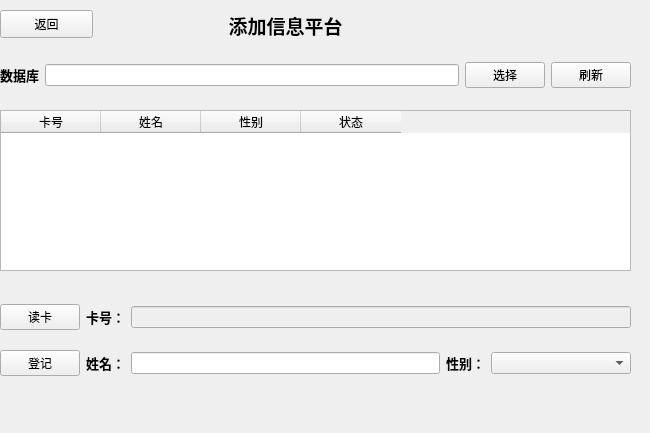
<?xml version="1.0" encoding="UTF-8"?>
<ui version="4.0">
 <class>AddCard</class>
 <widget class="QWidget" name="AddCard">
  <property name="geometry">
   <rect>
    <x>0</x>
    <y>0</y>
    <width>650</width>
    <height>433</height>
   </rect>
  </property>
  <property name="windowTitle">
   <string>Form</string>
  </property>
  <widget class="QLabel" name="lb_deletetitle">
   <property name="geometry">
    <rect>
     <x>210</x>
     <y>10</y>
     <width>151</width>
     <height>31</height>
    </rect>
   </property>
   <property name="text">
    <string>&lt;html&gt;&lt;head/&gt;&lt;body&gt;&lt;p align=&quot;center&quot;&gt;&lt;span style=&quot; font-size:14pt; font-weight:600;&quot;&gt;添加信息平台&lt;/span&gt;&lt;/p&gt;&lt;/body&gt;&lt;/html&gt;</string>
   </property>
  </widget>
  <widget class="QPushButton" name="pbn_back">
   <property name="geometry">
    <rect>
     <x>0</x>
     <y>10</y>
     <width>93</width>
     <height>28</height>
    </rect>
   </property>
   <property name="text">
    <string>返回</string>
   </property>
  </widget>
  <widget class="QWidget" name="layoutWidget">
   <property name="geometry">
    <rect>
     <x>0</x>
     <y>60</y>
     <width>631</width>
     <height>30</height>
    </rect>
   </property>
   <layout class="QHBoxLayout" name="db_select">
    <item>
     <widget class="QLabel" name="lb_db">
      <property name="text">
       <string>&lt;html&gt;&lt;head/&gt;&lt;body&gt;&lt;p align=&quot;right&quot;&gt;&lt;span style=&quot; font-size:10pt; font-weight:600;&quot;&gt;数据库&lt;/span&gt;&lt;/p&gt;&lt;/body&gt;&lt;/html&gt;</string>
      </property>
     </widget>
    </item>
    <item>
     <widget class="QLineEdit" name="ted_dbpath">
      <property name="readOnly">
       <bool>true</bool>
      </property>
     </widget>
    </item>
    <item>
     <widget class="QPushButton" name="btn_dbselect">
      <property name="text">
       <string>选择</string>
      </property>
     </widget>
    </item>
    <item>
     <widget class="QPushButton" name="btn_dbrefresh">
      <property name="text">
       <string>刷新</string>
      </property>
     </widget>
    </item>
   </layout>
  </widget>
  <widget class="QTableWidget" name="db_table">
   <property name="geometry">
    <rect>
     <x>0</x>
     <y>110</y>
     <width>631</width>
     <height>161</height>
    </rect>
   </property>
   <property name="editTriggers">
    <set>QAbstractItemView::NoEditTriggers</set>
   </property>
   <property name="selectionMode">
    <enum>QAbstractItemView::SingleSelection</enum>
   </property>
   <property name="selectionBehavior">
    <enum>QAbstractItemView::SelectRows</enum>
   </property>
   <column>
    <property name="text">
     <string>卡号</string>
    </property>
   </column>
   <column>
    <property name="text">
     <string>姓名</string>
    </property>
   </column>
   <column>
    <property name="text">
     <string>性别</string>
    </property>
   </column>
   <column>
    <property name="text">
     <string>状态</string>
    </property>
   </column>
  </widget>
  <widget class="QWidget" name="layoutWidget">
   <property name="geometry">
    <rect>
     <x>0</x>
     <y>290</y>
     <width>631</width>
     <height>101</height>
    </rect>
   </property>
   <layout class="QGridLayout" name="gridLayout">
    <item row="0" column="0">
     <widget class="QPushButton" name="pbn_start">
      <property name="text">
       <string>读卡</string>
      </property>
     </widget>
    </item>
    <item row="0" column="1">
     <widget class="QLabel" name="lb_cardID">
      <property name="text">
       <string>&lt;html&gt;&lt;head/&gt;&lt;body&gt;&lt;p align=&quot;right&quot;&gt;&lt;span style=&quot; font-size:10pt; font-weight:600;&quot;&gt;  卡号：&lt;/span&gt;&lt;/p&gt;&lt;/body&gt;&lt;/html&gt;</string>
      </property>
     </widget>
    </item>
    <item row="0" column="2" colspan="3">
     <widget class="QLineEdit" name="ted_showNumber">
      <property name="enabled">
       <bool>false</bool>
      </property>
     </widget>
    </item>
    <item row="1" column="0">
     <widget class="QPushButton" name="pbn_addName">
      <property name="text">
       <string>登记</string>
      </property>
     </widget>
    </item>
    <item row="1" column="1">
     <widget class="QLabel" name="lb_cardName">
      <property name="text">
       <string>&lt;html&gt;&lt;head/&gt;&lt;body&gt;&lt;p align=&quot;right&quot;&gt;&lt;span style=&quot; font-size:10pt; font-weight:600;&quot;&gt;     姓名：&lt;/span&gt;&lt;/p&gt;&lt;/body&gt;&lt;/html&gt;</string>
      </property>
     </widget>
    </item>
    <item row="1" column="2">
     <widget class="QLineEdit" name="ted_showName"/>
    </item>
    <item row="1" column="3">
     <widget class="QLabel" name="lb_cardSex">
      <property name="text">
       <string>&lt;html&gt;&lt;head/&gt;&lt;body&gt;&lt;p align=&quot;right&quot;&gt;&lt;span style=&quot; font-size:10pt; font-weight:600;&quot;&gt;      性别：&lt;/span&gt;&lt;/p&gt;&lt;/body&gt;&lt;/html&gt;</string>
      </property>
     </widget>
    </item>
    <item row="1" column="4">
     <widget class="QComboBox" name="ted_showSex">
      <property name="minimumSize">
       <size>
        <width>140</width>
        <height>0</height>
       </size>
      </property>
      <item>
       <property name="text">
        <string/>
       </property>
      </item>
      <item>
       <property name="text">
        <string>男</string>
       </property>
      </item>
      <item>
       <property name="text">
        <string>女</string>
       </property>
      </item>
     </widget>
    </item>
   </layout>
  </widget>
 </widget>
 <resources/>
 <connections/>
</ui>
